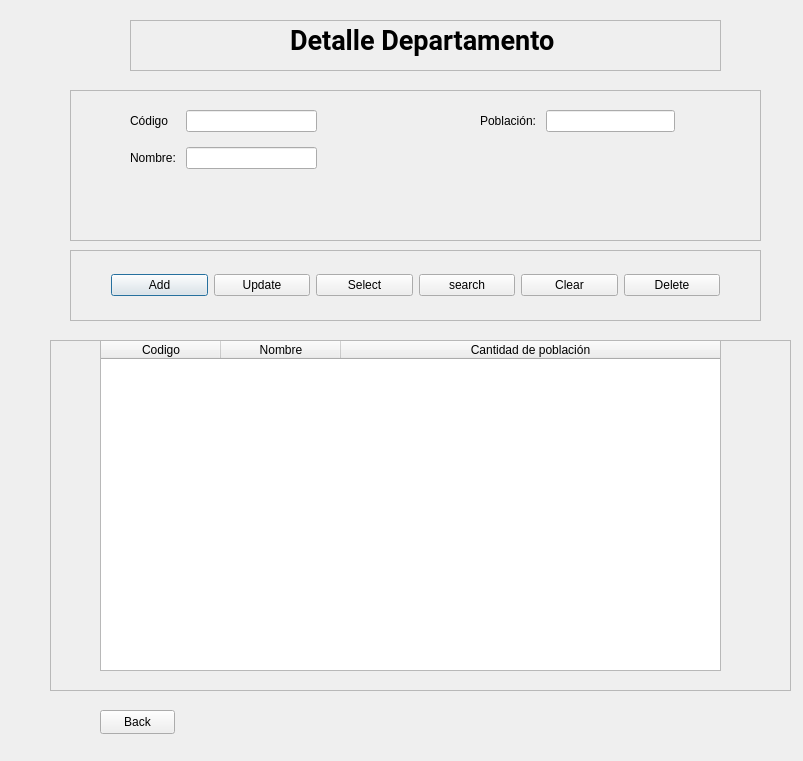
<?xml version="1.0" encoding="UTF-8"?>
<ui version="4.0">
 <class>Dialog</class>
 <widget class="QDialog" name="Dialog">
  <property name="geometry">
   <rect>
    <x>0</x>
    <y>0</y>
    <width>803</width>
    <height>761</height>
   </rect>
  </property>
  <property name="windowTitle">
   <string>Dialog</string>
  </property>
  <widget class="QFrame" name="function_frame">
   <property name="geometry">
    <rect>
     <x>70</x>
     <y>250</y>
     <width>691</width>
     <height>71</height>
    </rect>
   </property>
   <property name="frameShape">
    <enum>QFrame::Shape::StyledPanel</enum>
   </property>
   <property name="frameShadow">
    <enum>QFrame::Shadow::Raised</enum>
   </property>
   <layout class="QHBoxLayout" name="horizontalLayout">
    <property name="leftMargin">
     <number>40</number>
    </property>
    <property name="rightMargin">
     <number>40</number>
    </property>
    <item>
     <widget class="QPushButton" name="add_btn">
      <property name="text">
       <string>Add</string>
      </property>
     </widget>
    </item>
    <item>
     <widget class="QPushButton" name="update_btn">
      <property name="text">
       <string>Update</string>
      </property>
     </widget>
    </item>
    <item>
     <widget class="QPushButton" name="select_btn">
      <property name="text">
       <string>Select</string>
      </property>
     </widget>
    </item>
    <item>
     <widget class="QPushButton" name="search_btn">
      <property name="text">
       <string>search</string>
      </property>
     </widget>
    </item>
    <item>
     <widget class="QPushButton" name="clear_btn">
      <property name="text">
       <string>Clear</string>
      </property>
     </widget>
    </item>
    <item>
     <widget class="QPushButton" name="delete_btn">
      <property name="text">
       <string>Delete</string>
      </property>
     </widget>
    </item>
   </layout>
  </widget>
  <widget class="QFrame" name="frame_2">
   <property name="geometry">
    <rect>
     <x>130</x>
     <y>20</y>
     <width>591</width>
     <height>51</height>
    </rect>
   </property>
   <property name="frameShape">
    <enum>QFrame::Shape::StyledPanel</enum>
   </property>
   <property name="frameShadow">
    <enum>QFrame::Shadow::Raised</enum>
   </property>
   <widget class="QLabel" name="label">
    <property name="geometry">
     <rect>
      <x>160</x>
      <y>0</y>
      <width>281</width>
      <height>41</height>
     </rect>
    </property>
    <property name="font">
     <font>
      <family>Roboto</family>
      <pointsize>20</pointsize>
      <bold>true</bold>
     </font>
    </property>
    <property name="text">
     <string>Detalle Departamento</string>
    </property>
   </widget>
  </widget>
  <widget class="QFrame" name="info_frame">
   <property name="geometry">
    <rect>
     <x>70</x>
     <y>90</y>
     <width>691</width>
     <height>151</height>
    </rect>
   </property>
   <property name="frameShape">
    <enum>QFrame::Shape::StyledPanel</enum>
   </property>
   <property name="frameShadow">
    <enum>QFrame::Shadow::Raised</enum>
   </property>
   <widget class="QWidget" name="layoutWidget">
    <property name="geometry">
     <rect>
      <x>60</x>
      <y>20</y>
      <width>187</width>
      <height>59</height>
     </rect>
    </property>
    <layout class="QGridLayout" name="gridLayout">
     <property name="horizontalSpacing">
      <number>10</number>
     </property>
     <property name="verticalSpacing">
      <number>15</number>
     </property>
     <item row="0" column="0">
      <widget class="QLabel" name="label_2">
       <property name="text">
        <string>Código</string>
       </property>
      </widget>
     </item>
     <item row="0" column="1">
      <widget class="QLineEdit" name="lineEditCodigo"/>
     </item>
     <item row="1" column="0">
      <widget class="QLabel" name="label_3">
       <property name="text">
        <string>Nombre:</string>
       </property>
      </widget>
     </item>
     <item row="1" column="1">
      <widget class="QLineEdit" name="lineEditNombre"/>
     </item>
    </layout>
   </widget>
   <widget class="QWidget" name="layoutWidget">
    <property name="geometry">
     <rect>
      <x>410</x>
      <y>20</y>
      <width>195</width>
      <height>23</height>
     </rect>
    </property>
    <layout class="QGridLayout" name="gridLayout_2">
     <property name="horizontalSpacing">
      <number>10</number>
     </property>
     <property name="verticalSpacing">
      <number>15</number>
     </property>
     <item row="0" column="0">
      <widget class="QLabel" name="label_4">
       <property name="text">
        <string>Población:</string>
       </property>
      </widget>
     </item>
     <item row="0" column="1">
      <widget class="QLineEdit" name="lineEditPoblacion"/>
     </item>
    </layout>
   </widget>
  </widget>
  <widget class="QFrame" name="result_frame">
   <property name="geometry">
    <rect>
     <x>50</x>
     <y>340</y>
     <width>741</width>
     <height>351</height>
    </rect>
   </property>
   <property name="focusPolicy">
    <enum>Qt::FocusPolicy::NoFocus</enum>
   </property>
   <property name="frameShape">
    <enum>QFrame::Shape::StyledPanel</enum>
   </property>
   <property name="frameShadow">
    <enum>QFrame::Shadow::Raised</enum>
   </property>
   <widget class="QTableWidget" name="tableWidget">
    <property name="geometry">
     <rect>
      <x>50</x>
      <y>0</y>
      <width>621</width>
      <height>331</height>
     </rect>
    </property>
    <property name="focusPolicy">
     <enum>Qt::FocusPolicy::NoFocus</enum>
    </property>
    <property name="showGrid">
     <bool>false</bool>
    </property>
    <attribute name="horizontalHeaderMinimumSectionSize">
     <number>50</number>
    </attribute>
    <attribute name="horizontalHeaderDefaultSectionSize">
     <number>120</number>
    </attribute>
    <attribute name="horizontalHeaderStretchLastSection">
     <bool>true</bool>
    </attribute>
    <attribute name="verticalHeaderVisible">
     <bool>false</bool>
    </attribute>
    <column>
     <property name="text">
      <string>Codigo</string>
     </property>
    </column>
    <column>
     <property name="text">
      <string>Nombre</string>
     </property>
    </column>
    <column>
     <property name="text">
      <string>Cantidad de población</string>
     </property>
    </column>
   </widget>
  </widget>
  <widget class="QPushButton" name="back_btn">
   <property name="geometry">
    <rect>
     <x>100</x>
     <y>710</y>
     <width>75</width>
     <height>24</height>
    </rect>
   </property>
   <property name="text">
    <string>Back</string>
   </property>
  </widget>
 </widget>
 <resources/>
 <connections/>
</ui>
